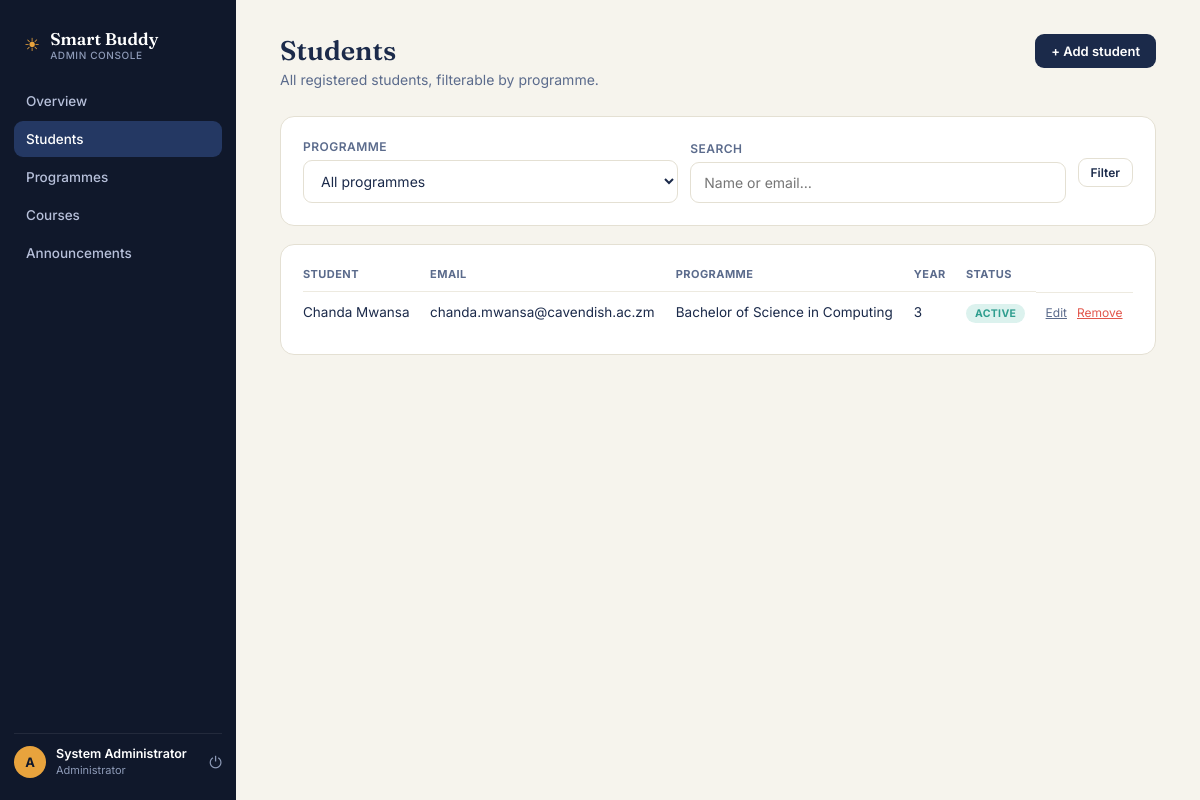
The app's page /admin/students/index.php (signed in) with its own data.
### tables this page shows
CREATE TABLE students (
    id INT AUTO_INCREMENT PRIMARY KEY,
    programme_id INT NOT NULL,
    first_name VARCHAR(80) NOT NULL,
    last_name VARCHAR(80) NOT NULL,
    email VARCHAR(150) NOT NULL UNIQUE,
    password_hash VARCHAR(255) NOT NULL,
    year_of_study TINYINT DEFAULT 1,
    added_by_admin TINYINT(1) DEFAULT 0,
    status ENUM('active','suspended') DEFAULT 'active',
    created_at TIMESTAMP DEFAULT CURRENT_TIMESTAMP,
    FOREIGN KEY (programme_id) REFERENCES programmes(id) ON DELETE RESTRICT
);

CREATE TABLE programmes (
    id INT AUTO_INCREMENT PRIMARY KEY,
    name VARCHAR(150) NOT NULL,
    code VARCHAR(20) NOT NULL UNIQUE,
    school VARCHAR(150) NOT NULL DEFAULT '',
    created_at TIMESTAMP DEFAULT CURRENT_TIMESTAMP
);

### includes/functions.php (called while the page is built, shortened)
<?php
function e($string) {
    return htmlspecialchars($string ?? '', ENT_QUOTES, 'UTF-8');
}

### admin/students/index.php (the view, shortened to what this page needs)
<?php
require_once __DIR__ . '/../../config/config.php';
$programmeFilter = $_GET['programme_id'] ?? 'all';
$search = trim($_GET['q'] ?? '');
$sql = "SELECT s.*, p.name AS programme_name FROM students s JOIN programmes p ON p.id = s.programme_id WHERE 1=1";
$params = [];
$sql .= " ORDER BY s.created_at DESC";
$stmt = $pdo->prepare($sql);
$stmt->execute($params);
$students = $stmt->fetchAll();
include __DIR__ . '/../../includes/admin_header.php';
?>
<div class="topline">
  <div><h1>Students</h1><div class="desc">All registered students, filterable by programme.</div></div>
  <a class="pill-btn" href="<?= BASE_URL ?>/admin/students/add.php">+ Add student</a>
</div>
<div class="card" style="margin-bottom:18px;">
  <form method="get" class="form-row-2" style="align-items:flex-end;">
    <div class="field" style="margin-bottom:0;">
      <label>Programme</label>
      <select name="programme_id" onchange="this.form.submit()">
        <option value="all" <?= $programmeFilter==='all'?'selected':'' ?>>All programmes</option>
      </select>
    </div>
    <div class="field" style="margin-bottom:0;">
      <label>Search</label>
      <input type="text" name="q" value="<?= e($search) ?>" placeholder="Name or email…">
    </div>
    <button class="pill-btn ghost small" type="submit" style="margin-bottom:16px;">Filter</button>
  </form>
</div>
<div class="card">
  <table>
    <thead><tr><th>Student</th><th>Email</th><th>Programme</th><th>Year</th><th>Status</th><th></th></tr></thead>
    <tbody>
    <?php foreach ($students as $s): ?>
      <tr>
        <td class="title"><?= e($s['first_name'].' '.$s['last_name']) ?> <?= $s['added_by_admin'] ? '<span class="tag navy" style="margin-left:6px;">Admin added</span>' : '' ?></td>
        <td><?= e($s['email']) ?></td>
        <td><?= e($s['programme_name']) ?></td>
        <td><?= e($s['year_of_study']) ?></td>
        <td><span class="tag <?= $s['status']==='active'?'teal':'coral' ?>"><?= e(ucfirst($s['status'])) ?></span></td>
        <td style="display:flex;gap:10px;">
          <a href="<?= BASE_URL ?>/admin/students/edit.php?id=<?= $s['id'] ?>" style="font-size:12px;color:var(--ink-soft);">Edit</a>
          <a href="<?= BASE_URL ?>/admin/students/delete.php?id=<?= $s['id'] ?>" onclick="return confirm('Remove this student account?');" style="font-size:12px;color:var(--coral);">Remove</a>
        </td>
      </tr>
    <?php endforeach; ?>
    </tbody>
  </table>
</div>
<?php include __DIR__ . '/../../includes/footer.php'; ?>

### assets/css/base.css (style rules this page uses)
:root { --navy-950: #10182B; --navy-900: #1B2A4A; --navy-800: #243863; --paper: #F6F4ED; --paper-raised: #FFFFFF; --ink: #1B2A4A; --ink-soft: #5B6B8C; --ink-faint: #8E9BB8; --amber: #E8A33D; --amber-deep: #C9821F; --amber-soft: #FBEAD0; --teal: #2F9E8F; --teal-soft: #DCF2EE; --coral: #E2574C; --coral-soft: #FBE2DF; --line: #E4E0D3; --line-soft: #EDEAE0; --radius: 14px; }
* { box-sizing: border-box; }
html, body { margin: 0; padding: 0; }
body { font-family: 'Inter', sans-serif; background: var(--paper); color: var(--ink); -webkit-font-smoothing: antialiased; }
h1, h2, h3 { font-family: 'Fraunces', serif; }
a { color: inherit; }
button { font-family: inherit; cursor: pointer; }
input, textarea, select { font-family: inherit; }
.tag { font-size: 10.5px; font-weight: 700; padding: 3px 9px; border-radius: 20px; text-transform: uppercase; letter-spacing: 0.03em; }
.tag.teal { background: var(--teal-soft); color: var(--teal); }

### assets/css/layout.css (style rules this page uses)
.topline { display: flex; justify-content: space-between; align-items: flex-start; margin-bottom: 28px; flex-wrap: wrap; gap: 14px; }
.topline h1 { font-size: 27px; margin: 0 0 4px; font-weight: 600; }
.topline .desc { color: var(--ink-soft); font-size: 14px; }

### assets/css/auth.css (style rules this page uses)
.field { margin-bottom: 16px; }
.field label { display: block; font-size: 12px; font-weight: 600; color: var(--ink-soft); margin-bottom: 6px; text-transform: uppercase; letter-spacing: 0.04em; }
.field input, .field select, .field textarea { width: 100%; padding: 11px 13px; border: 1px solid var(--line); border-radius: 9px; font-size: 14px; background: #fff; color: var(--ink); }
.form-row-2 { display: flex; gap: 12px; }
.form-row-2 .field { flex: 1; }

### assets/css/components.css (style rules this page uses)
.card { background: var(--paper-raised); border: 1px solid var(--line); border-radius: var(--radius); padding: 22px; }
.pill-btn { background: var(--navy-900); color: #fff; border: none; padding: 9px 16px; border-radius: 9px; font-size: 13px; font-weight: 600; display: inline-flex; align-items: center; gap: 6px; text-decoration: none; }
.pill-btn.ghost { background: none; border: 1px solid var(--line); color: var(--ink); }
.pill-btn.small { padding: 6px 12px; font-size: 12px; }
table { width: 100%; border-collapse: collapse; }
th { text-align: left; font-size: 11px; text-transform: uppercase; letter-spacing: 0.04em; color: var(--ink-soft); padding: 0 10px 10px; font-weight: 700; }
td { padding: 12px 10px; border-top: 1px solid var(--line-soft); font-size: 13.5px; }
tr td:first-child, tr th:first-child { padding-left: 0; }

### records on screen
students: first_name+last_name "Chanda Mwansa", email "chanda.mwansa@cavendish.ac.zm", programme.name "Bachelor of Science in Computing", year_of_study "3", status "ACTIVE"

### other values on screen
$item['label'] "Overview"
$item['label'] "Students"
$item['label'] "Programmes"
$item['label'] "Courses"
$item['label'] "Announcements"
$_SESSION['admin_name'] "System Administrator"
